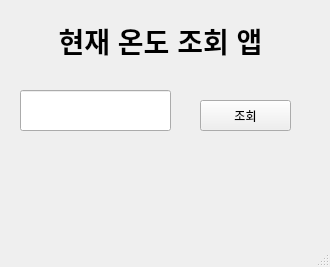
<?xml version="1.0" encoding="UTF-8"?>
<ui version="4.0">
 <class>MainWindow</class>
 <widget class="QMainWindow" name="MainWindow">
  <property name="geometry">
   <rect>
    <x>0</x>
    <y>0</y>
    <width>330</width>
    <height>267</height>
   </rect>
  </property>
  <property name="windowTitle">
   <string>MainWindow</string>
  </property>
  <widget class="QWidget" name="centralwidget">
   <widget class="QLabel" name="label">
    <property name="geometry">
     <rect>
      <x>40</x>
      <y>10</y>
      <width>241</width>
      <height>61</height>
     </rect>
    </property>
    <property name="font">
     <font>
      <pointsize>21</pointsize>
      <weight>75</weight>
      <bold>true</bold>
     </font>
    </property>
    <property name="text">
     <string>현재 온도 조회 앱</string>
    </property>
    <property name="alignment">
     <set>Qt::AlignCenter</set>
    </property>
   </widget>
   <widget class="QLineEdit" name="lineEdit">
    <property name="geometry">
     <rect>
      <x>20</x>
      <y>90</y>
      <width>151</width>
      <height>41</height>
     </rect>
    </property>
    <property name="font">
     <font>
      <pointsize>13</pointsize>
     </font>
    </property>
   </widget>
   <widget class="QPushButton" name="pushButton">
    <property name="geometry">
     <rect>
      <x>200</x>
      <y>100</y>
      <width>91</width>
      <height>31</height>
     </rect>
    </property>
    <property name="text">
     <string>조회</string>
    </property>
   </widget>
  </widget>
  <widget class="QMenuBar" name="menubar">
   <property name="geometry">
    <rect>
     <x>0</x>
     <y>0</y>
     <width>330</width>
     <height>21</height>
    </rect>
   </property>
  </widget>
  <widget class="QStatusBar" name="statusbar"/>
 </widget>
 <resources/>
 <connections/>
</ui>
